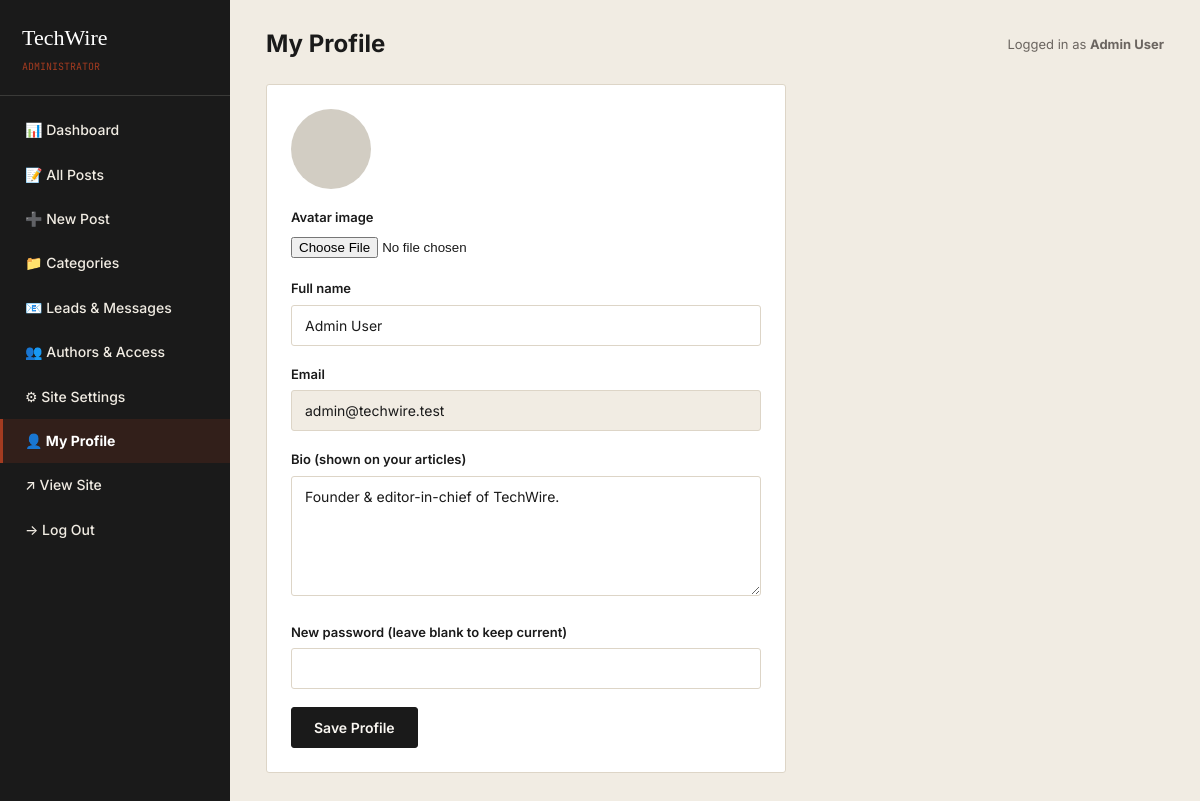
Screenshot of /admin/profile.php (signed in) with the database file from the repository.
### tables this page shows
CREATE TABLE IF NOT EXISTS users (
    id INT AUTO_INCREMENT PRIMARY KEY,
    name VARCHAR(100) NOT NULL,
    email VARCHAR(150) NOT NULL UNIQUE,
    password VARCHAR(255) NOT NULL,
    role ENUM('admin','author') NOT NULL DEFAULT 'author',
    avatar VARCHAR(255) DEFAULT 'assets/images/avatar-default.png',
    bio TEXT,
    status ENUM('active','disabled') NOT NULL DEFAULT 'active',
    created_at DATETIME DEFAULT CURRENT_TIMESTAMP
);

### includes/functions.php (called while the page is built, shortened)
<?php
function e($str) {
    return htmlspecialchars($str ?? '', ENT_QUOTES, 'UTF-8');
}

### admin/profile.php (the view, shortened to what this page needs)
<?php
require_once __DIR__ . '/../includes/config.php';
require_once __DIR__ . '/../includes/functions.php';
$user_id = $_SESSION['user_id'];
$stmt = $pdo->prepare("SELECT * FROM users WHERE id = ?");
$stmt->execute([$user_id]);
$user = $stmt->fetch();
require_once __DIR__ . '/includes/admin-header.php';
?>
<div class="admin-card" style="max-width:520px;">
  <form method="post" action="" enctype="multipart/form-data">
    <div class="form-group" style="text-align:center;">
      <img src="<?= SITE_URL ?>/<?= e($user['avatar'] ?: 'assets/images/avatar-default.png') ?>" style="width:80px;height:80px;border-radius:50%;object-fit:cover;background:var(--paper-warm);" alt="Avatar">
    </div>
    <div class="form-group"><label>Avatar image</label><input type="file" name="avatar" accept="image/*"></div>
    <div class="form-group"><label>Full name</label><input type="text" name="name" value="<?= e($user['name']) ?>" required></div>
    <div class="form-group"><label>Email</label><input type="text" value="<?= e($user['email']) ?>" disabled style="background:var(--paper-warm);"></div>
    <div class="form-group"><label>Bio (shown on your articles)</label><textarea name="bio"><?= e($user['bio']) ?></textarea></div>
    <div class="form-group"><label>New password (leave blank to keep current)</label><input type="password" name="new_password" minlength="6"></div>
    <button type="submit" class="btn btn-primary">Save Profile</button>
  </form>
</div>
<?php require_once __DIR__ . '/includes/admin-footer.php'; ?>

### assets/css/style.css (style rules this page uses)
:root { --ink: #1A1A1A; --paper: #FAF7F2; --paper-warm: #F1ECE3; --blue: #1E3A5F; --blue-light: #2E5481; --brick: #A33B20; --grey: #6B6560; --grey-light: #C9C2B8; --border: #DDD5C7; --white: #FFFFFF; --serif: 'Source Serif 4', Georgia, serif; --sans: 'Inter', -apple-system, sans-serif; --mono: 'JetBrains Mono', 'Courier New', monospace; --max-width: 1180px; --radius: 3px; }
* { box-sizing: border-box; }
html { scroll-behavior: smooth; }
body { margin: 0; font-family: var(--sans); color: var(--ink); background: var(--paper); line-height: 1.6; -webkit-font-smoothing: antialiased; }
img { max-width: 100%; display: block; }
.btn { display: inline-block; font-family: var(--sans); font-weight: 600; font-size: 14px; padding: 11px 22px; border-radius: var(--radius); border: 1.5px solid var(--ink); cursor: pointer; text-align: center; }
.btn-primary { background: var(--ink); color: var(--paper); }
.form-group { margin-bottom: 18px; }
.form-group label { display: block; font-size: 13px; font-weight: 600; margin-bottom: 6px; }
input[type=text], input[type=email], input[type=password], input[type=url], input[type=search], textarea, select { width: 100%; padding: 11px 13px; border: 1px solid var(--border); border-radius: var(--radius); font-family: var(--sans); font-size: 14px; background: var(--white); color: var(--ink); }
textarea { min-height: 120px; resize: vertical; }
.admin-body { background: var(--paper-warm); font-family: var(--sans); }
.admin-card { background: var(--white); border: 1px solid var(--border); border-radius: var(--radius); padding: 24px; margin-bottom: 24px; }

### rows the page displays
users: avatar (placeholder picture), name "Admin User", email "admin@techwire.test", bio "Founder & editor-in-chief of TechWire."

### other values shown
$site_name "TechWire"
$page_title "My Profile"
$_SESSION['user_name'] "Admin User"
